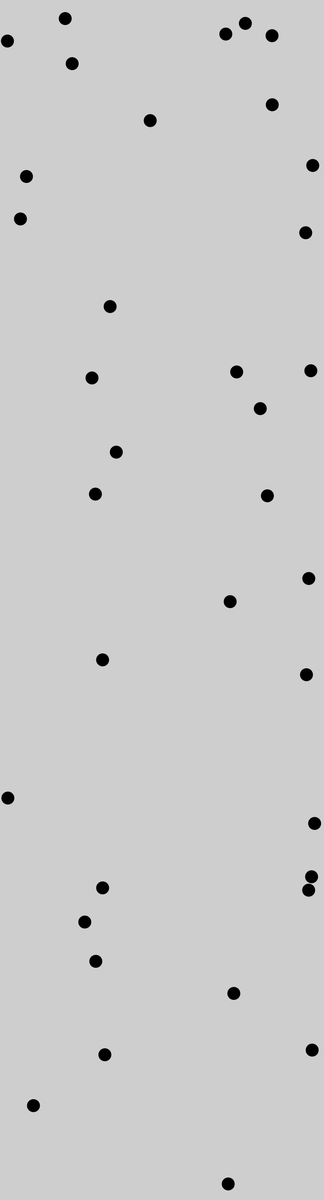
Frame 1 (no input)
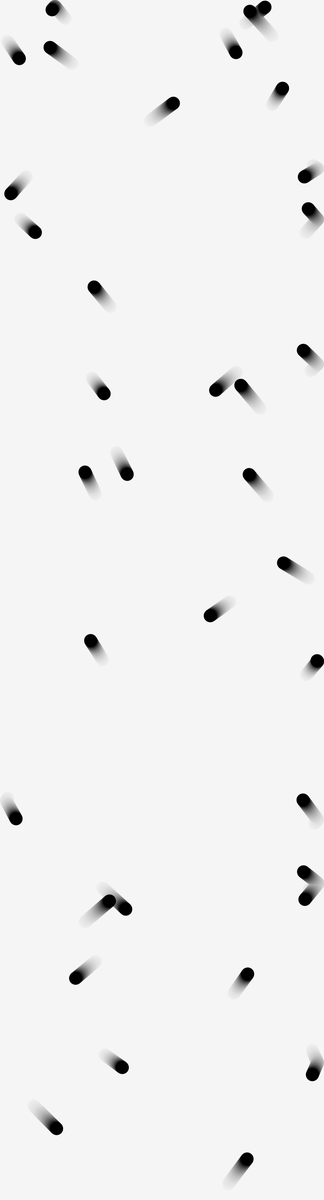
Frame 60 (the mouse pressed at the canvas centre just before this capture)
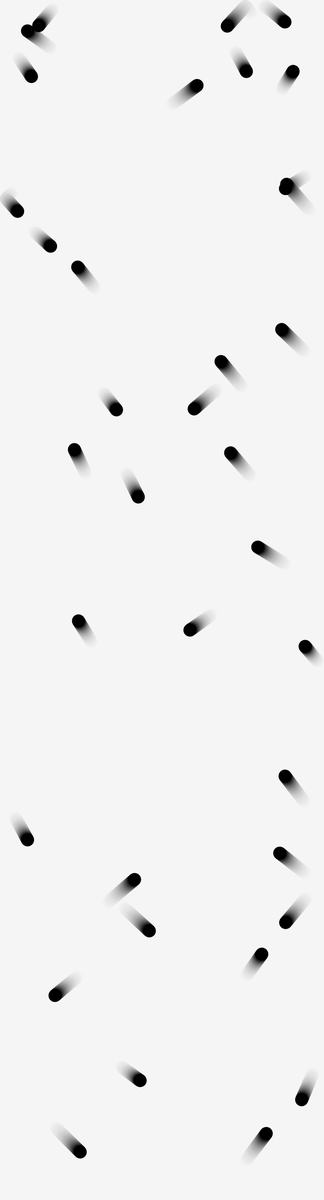
Frame 120 (the mouse held since frame 60 and released just before this capture)

The Processing sketch that drew these frames (run headless with seeded random() and noise(); from frame 60 on, the mouse is pressed at the canvas centre):

// Processing sketch: page_278
// ── page_278.pde

// Based on code 31-03 (p. 281)


Spot[] sps = new Spot[36];

void setup() {
  size(750, 2775);
  //size(200, 200);
  smooth();
  noStroke();
  ellipseMode(RADIUS);
  randomSeed(0);
  for(int i=0; i<sps.length; i++) {
    sps[i] = new Spot();
  }
}

void draw() {
  fill(255, 12);
  rect(0, 0, width, height);
  fill(0);
  for(int i=0; i<sps.length; i++) {
    sps[i].updateDisplay();
  }
}

void mousePressed() {
  save("page_278.tif");
}


class Spot {

  float radius = 15.0;  // Radius of the circle
  float x = random(radius, width-radius);       // X-coordinate
  float y = random(radius, height-radius);       // Y-coordinate
  float speedX = random(0.4, 1.0);   // Speed of motion on the x-axis
  float speedY = random(0.4, 1.0);   // Speed of motion on the y-axis

  int directionX = 1;   // Direction of motion on the x-axis
  int directionY = -1;  // Direction of motion on the y-axis

  Spot() {
    float r = random(1.0);
    if (r < .25) {
      directionX = 1;
      directionY = 1;
    }
    else if (r < .5) {
      directionX = -1;
      directionY = 1;
    }
    else if (r < .75) {
      directionX = 1;
      directionY = -1;
    }
    else {
      directionX = -1;
      directionY = -1;
    }
  }


  void updateDisplay() {

    ellipse(x, y, radius, radius);
    x += speedX * directionX;
    if ((x > width-radius) || (x < radius)) {
      directionX = -directionX;  // Change direction
    }
    y += speedY * directionY;
    if ((y > height-radius) || (y < radius)) {
      directionY = -directionY;  // Change direction
    }
  }

}
